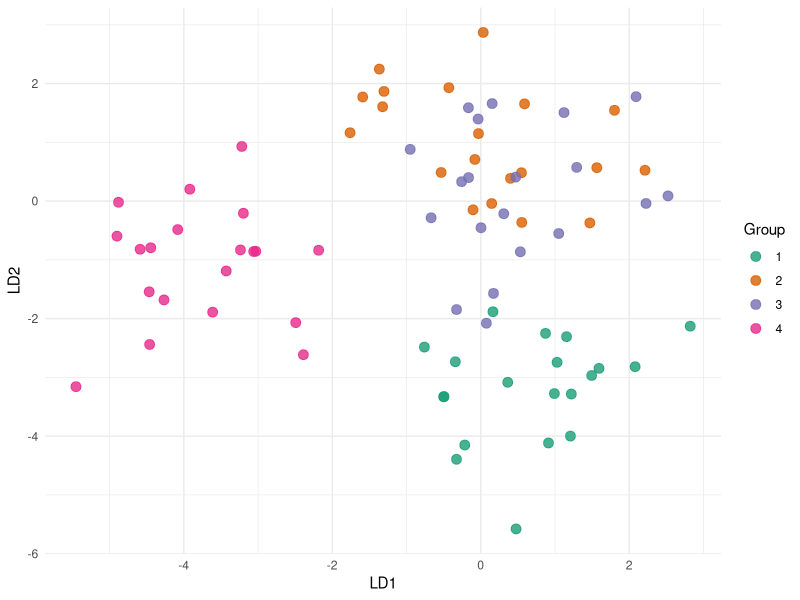

Recreate this plot in R.
## ---- chunk 1
library(dplyr)
library(knitr)
library(ggplot2)
## ---- chunk 2
# pollution <- read.csv("data/pollution_data.csv")
# head(pollution)

library(readr)
pollution <- read_csv("data/pollution_data.csv")
View(pollution)
## ---- chunk 3
dat = scale(pollution)
## ---- chunk 4
# Calculate correlation matrix: 
cor_mat = cor(dat)
    
# Eigen decomposition: 
eig_mat = eigen(cor_mat)
eig_val = eig_mat$values
eig_vec = as.matrix(eig_mat$vectors)

# Calculate loadings: 
loadings = eig_vec[,1]%*%diag(sqrt(eig_val[1]))
round(loadings,4)

# Calculate communalities:
h = diag(loadings%*%t(loadings))
h

# Variance explained:
tot_var  = sum(eig_val)
prop_var = eig_val/tot_var
round(prop_var[1],4)
## ---- chunk 5
# Fit ML model using factanal:
fa_fit = factanal(dat,factors=2,rotation='none')
fa_fit$loadings
## ---- chunk 6
L = as.matrix(fa_fit$loadings)
psi = fa_fit$uniquenesses
psi_mat = diag(psi)
x_std = as.matrix(dat)

# Calculate factor scores:
f_hat = solve(t(L)%*%solve(psi_mat)%*%L)%*%t(L)%*%solve(psi_mat)%*%t(x_std)
head(round(t(f_hat),4))
## ---- chunk 7
complaints <- read.csv("data/complaints_data.csv", row.names = 1)
kable(complaints)
## ---- chunk 8
yield_dat <- read.csv("data/yield_data.csv")
head(yield_dat)
## ---- chunk 9
student <- read.csv("data/student_data.csv")
head(student)
## ---- chunk 10
pcr_dat <- read.csv("data/pcr_pls_data.csv")
head(pcr_dat)
## ---- chunk 11
lda_dat <- read.csv("data/lda_data.csv")
head(lda_dat)
## ---- chunk 12
# STEP 1: Calculate everything we need for LDA
dat = lda_dat
dat$group = as.numeric(as.factor(dat$group))
X   = as.matrix(dat[,-1]) # variables 
g   = length(unique(dat$group))
n_i = table(dat$group)

bar_overall = colMeans(X)

bar_group = dat |>
  dplyr::group_by(group) |>
  dplyr::summarise(
    dplyr::across(everything(),mean),
    .groups='drop'
  ) |>
  dplyr::select(-group) |>
  as.matrix()
## ---- chunk 13
# STEP 2: Calculate B
B = Reduce(`+`,lapply(1:g,function(i){
  n_i[i]*(bar_group[i,]-bar_overall)%*%t(bar_group[i,]-bar_overall)
}))
## ---- chunk 14
# STEP 3: Calculate W
W = Reduce(`+`,lapply(1:g,function(i){
  Xi = X[dat$group==i,]
  cov(Xi)*(n_i[i]-1)
}))
## ---- chunk 15
# STEP 4: Eigen decomposition
mat = solve(W)%*%B
eig_mat = eigen(mat)
eig_vec = eig_mat$vectors |> Re()
eig_val = eig_mat$values

S_pooled = W/(sum(n_i)-g)

sd_vec = diag(t(eig_vec)%*%S_pooled%*%eig_vec) |> sqrt()

sol = eig_vec%*%diag(1/sd_vec)
sol[,1:2]
## ---- chunk 16
# Calculate scores:
score1 = X%*%sol[,1]
score2 = X%*%sol[,2]

dat$LD1 = as.numeric(as.matrix(score1))
dat$LD2 = as.numeric(as.matrix(score2))

col_vec <- c(
  "#1b9e77",
  "#d95f02",
  "#7570b3",
  "#e7298a",
  "#66a61e"
) |>
  toupper()

ggplot(data=dat,
       mapping=aes(x=LD1,
                   y=LD2,
                   colour=as.factor(group)))+
  geom_point(size=3,alpha=0.8)+
  theme_minimal()+
  scale_colour_manual(
    values=col_vec,
    name='Group'
  )
